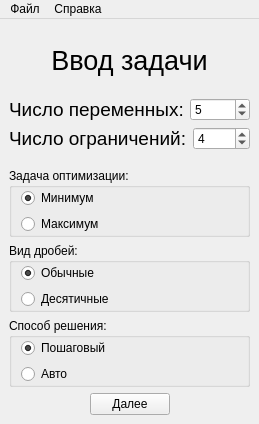
<?xml version="1.0" encoding="UTF-8"?>
<ui version="4.0">
 <class>MainWindow</class>
 <widget class="QMainWindow" name="MainWindow">
  <property name="geometry">
   <rect>
    <x>0</x>
    <y>0</y>
    <width>259</width>
    <height>424</height>
   </rect>
  </property>
  <property name="sizePolicy">
   <sizepolicy hsizetype="Fixed" vsizetype="Fixed">
    <horstretch>0</horstretch>
    <verstretch>0</verstretch>
   </sizepolicy>
  </property>
  <property name="minimumSize">
   <size>
    <width>259</width>
    <height>424</height>
   </size>
  </property>
  <property name="maximumSize">
   <size>
    <width>259</width>
    <height>424</height>
   </size>
  </property>
  <property name="cursor">
   <cursorShape>ArrowCursor</cursorShape>
  </property>
  <property name="windowTitle">
   <string>Linear</string>
  </property>
  <property name="styleSheet">
   <string notr="true"/>
  </property>
  <widget class="QWidget" name="centralwidget">
   <layout class="QVBoxLayout" name="verticalLayout_2">
    <item>
     <widget class="QLabel" name="label">
      <property name="styleSheet">
       <string notr="true">font-size: 20pt;</string>
      </property>
      <property name="text">
       <string>Ввод задачи</string>
      </property>
      <property name="alignment">
       <set>Qt::AlignmentFlag::AlignCenter</set>
      </property>
     </widget>
    </item>
    <item>
     <layout class="QHBoxLayout" name="horizontalLayout_3">
      <item>
       <widget class="QLabel" name="lbl_count_variables">
        <property name="text">
         <string>&lt;html&gt;&lt;head/&gt;&lt;body&gt;&lt;p&gt;&lt;span style=&quot; font-size:14pt;&quot;&gt;Число переменных:&lt;/span&gt;&lt;/p&gt;&lt;/body&gt;&lt;/html&gt;</string>
        </property>
       </widget>
      </item>
      <item>
       <widget class="QSpinBox" name="input_count_variables">
        <property name="minimum">
         <number>2</number>
        </property>
        <property name="maximum">
         <number>16</number>
        </property>
        <property name="value">
         <number>5</number>
        </property>
       </widget>
      </item>
     </layout>
    </item>
    <item>
     <layout class="QHBoxLayout" name="horizontalLayout_2">
      <property name="bottomMargin">
       <number>12</number>
      </property>
      <item>
       <widget class="QLabel" name="lbl_count_limits">
        <property name="text">
         <string>&lt;html&gt;&lt;head/&gt;&lt;body&gt;&lt;p&gt;&lt;span style=&quot; font-size:14pt;&quot;&gt;Число ограничений:&lt;/span&gt;&lt;/p&gt;&lt;/body&gt;&lt;/html&gt;</string>
        </property>
       </widget>
      </item>
      <item>
       <widget class="QSpinBox" name="input_count_limits">
        <property name="minimum">
         <number>1</number>
        </property>
        <property name="maximum">
         <number>15</number>
        </property>
        <property name="value">
         <number>4</number>
        </property>
       </widget>
      </item>
     </layout>
    </item>
    <item>
     <widget class="QGroupBox" name="group_type_of_task">
      <property name="styleSheet">
       <string notr="true"/>
      </property>
      <property name="title">
       <string>Задача оптимизации:</string>
      </property>
      <property name="flat">
       <bool>true</bool>
      </property>
      <layout class="QVBoxLayout" name="verticalLayout">
       <property name="topMargin">
        <number>0</number>
       </property>
       <property name="bottomMargin">
        <number>0</number>
       </property>
       <item>
        <widget class="QRadioButton" name="radio_tot_min">
         <property name="text">
          <string>Минимум</string>
         </property>
         <property name="checkable">
          <bool>true</bool>
         </property>
         <property name="checked">
          <bool>true</bool>
         </property>
        </widget>
       </item>
       <item>
        <widget class="QRadioButton" name="radio_tot_max">
         <property name="text">
          <string>Максимум</string>
         </property>
        </widget>
       </item>
      </layout>
     </widget>
    </item>
    <item>
     <widget class="QGroupBox" name="group_type_of_fractions">
      <property name="title">
       <string>Вид дробей:</string>
      </property>
      <property name="flat">
       <bool>true</bool>
      </property>
      <layout class="QVBoxLayout" name="verticalLayout_3">
       <property name="topMargin">
        <number>0</number>
       </property>
       <property name="bottomMargin">
        <number>0</number>
       </property>
       <item>
        <widget class="QRadioButton" name="radio_tof_default">
         <property name="text">
          <string>Обычные</string>
         </property>
         <property name="checked">
          <bool>true</bool>
         </property>
        </widget>
       </item>
       <item>
        <widget class="QRadioButton" name="radio_tof_decimal">
         <property name="text">
          <string>Десятичные</string>
         </property>
        </widget>
       </item>
      </layout>
     </widget>
    </item>
    <item>
     <widget class="QGroupBox" name="group_solution_type">
      <property name="title">
       <string>Способ решения:</string>
      </property>
      <property name="flat">
       <bool>true</bool>
      </property>
      <layout class="QVBoxLayout" name="verticalLayout_4">
       <property name="topMargin">
        <number>0</number>
       </property>
       <property name="bottomMargin">
        <number>0</number>
       </property>
       <item>
        <widget class="QRadioButton" name="radio_st_step_by_step">
         <property name="text">
          <string>Пошаговый</string>
         </property>
         <property name="checked">
          <bool>true</bool>
         </property>
        </widget>
       </item>
       <item>
        <widget class="QRadioButton" name="radio_st_auto">
         <property name="text">
          <string>Авто</string>
         </property>
        </widget>
       </item>
      </layout>
     </widget>
    </item>
    <item>
     <layout class="QHBoxLayout" name="horizontalLayout">
      <item>
       <spacer name="horizontalSpacer_2">
        <property name="orientation">
         <enum>Qt::Orientation::Horizontal</enum>
        </property>
        <property name="sizeHint" stdset="0">
         <size>
          <width>68</width>
          <height>20</height>
         </size>
        </property>
       </spacer>
      </item>
      <item>
       <widget class="QPushButton" name="btn_next">
        <property name="text">
         <string>Далее</string>
        </property>
        <property name="default">
         <bool>false</bool>
        </property>
       </widget>
      </item>
      <item>
       <spacer name="horizontalSpacer">
        <property name="orientation">
         <enum>Qt::Orientation::Horizontal</enum>
        </property>
        <property name="sizeType">
         <enum>QSizePolicy::Policy::Expanding</enum>
        </property>
        <property name="sizeHint" stdset="0">
         <size>
          <width>68</width>
          <height>20</height>
         </size>
        </property>
       </spacer>
      </item>
     </layout>
    </item>
   </layout>
  </widget>
  <widget class="QMenuBar" name="main_menu_bar">
   <property name="enabled">
    <bool>true</bool>
   </property>
   <property name="geometry">
    <rect>
     <x>0</x>
     <y>0</y>
     <width>259</width>
     <height>24</height>
    </rect>
   </property>
   <property name="defaultUp">
    <bool>true</bool>
   </property>
   <property name="nativeMenuBar">
    <bool>true</bool>
   </property>
   <widget class="QMenu" name="file_menu">
    <property name="title">
     <string>Файл</string>
    </property>
    <addaction name="action_load_from_file"/>
   </widget>
   <widget class="QMenu" name="info_menu">
    <property name="title">
     <string>Справка</string>
    </property>
    <addaction name="action_instruction"/>
    <addaction name="action_info"/>
   </widget>
   <addaction name="file_menu"/>
   <addaction name="info_menu"/>
  </widget>
  <action name="action_load_from_file">
   <property name="text">
    <string>Загрузить из файла</string>
   </property>
  </action>
  <action name="action_info">
   <property name="text">
    <string>О программе</string>
   </property>
  </action>
  <action name="action_instruction">
   <property name="text">
    <string>Инструкция</string>
   </property>
  </action>
 </widget>
 <resources/>
 <connections/>
</ui>
